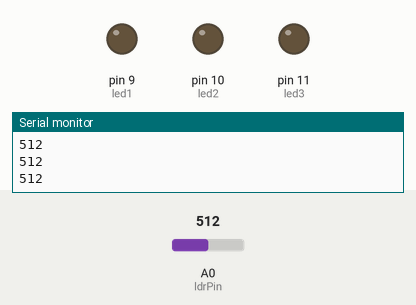
A sketch run on a simulated Arduino Uno, built with avr-gcc and run on an emulated ATmega328P. On the bench: output pins drawn as LEDs (lit = HIGH), the last lines printed to the serial monitor. The inputs (shaded band) are chosen by the test bench; at power-on: A0 (ldrPin) = 512.

Above: at 1.2 s.
1.3 s: A0 (ldrPin) set to 270
At 2.5 s:
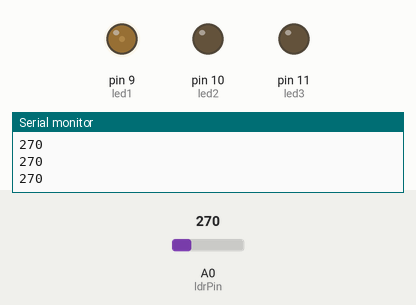
2.8 s: A0 (ldrPin) set to 122
At 3.8 s:
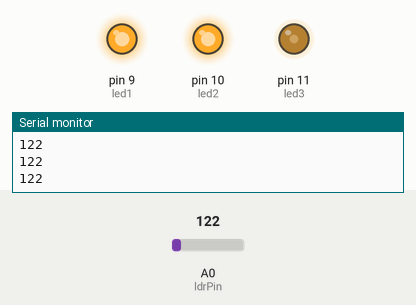
4.3 s: A0 (ldrPin) set to 0
At 4.9 s:
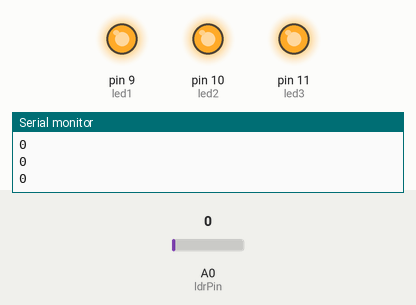
Timing chart, 0 to 7.3 s (numbered marks = the images above; inputs shaded):
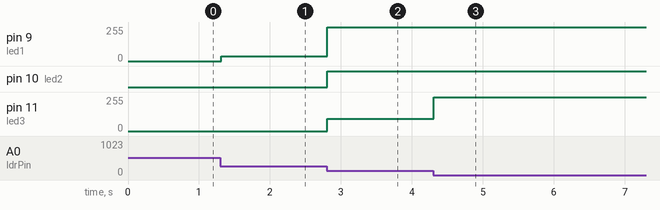

Measured:
- after the input at 1.3 s, pin 9 (led1): 0/255 → 36/255 at once
- after the input at 2.8 s, pin 9 (led1): 36/255 → 255/255 at once; pin 10 (led2): LOW → HIGH at once; pin 11 (led3): 0/255 → 93/255 at once
- after the input at 4.3 s, pin 11 (led3): 93/255 → 255/255 at once

The sketch:

lighter.ino
```cpp
int ldrPin = A0;
int led1 = 9;
int led2 = 10;
int led3 = 11;

void setup() {
  pinMode(led1, OUTPUT);
  pinMode(led2, OUTPUT);
  pinMode(led3, OUTPUT);
  Serial.begin(9600);
}

void loop() {
  int lightValue = analogRead(ldrPin);
  Serial.println(lightValue);

  // Your environment:
  // Normal brightness is around 300
  // Very dark is around 80

  // Convert the light value into darkness
  // Bright = 0
  // Dark = 255
  int darkness;

  if (lightValue >= 280) {
    darkness = 0;
  } else {
    darkness = map(lightValue, 280, 80, 0, 255);
    darkness = constrain(darkness, 0, 255);
  }

  // LED 1
  // Turns on first
  int brightness1 = map(darkness, 0, 85, 0, 255);
  brightness1 = constrain(brightness1, 0, 255);

  // LED 2
  // Turns on second
  int brightness2 = map(darkness, 85, 170, 0, 255);
  brightness2 = constrain(brightness2, 0, 255);

  // LED 3
  // Turns on last
  int brightness3 = map(darkness, 170, 255, 0, 255);
  brightness3 = constrain(brightness3, 0, 255);

  analogWrite(led1, brightness1);
  analogWrite(led2, brightness2);
  analogWrite(led3, brightness3);

  delay(20);
}
```
